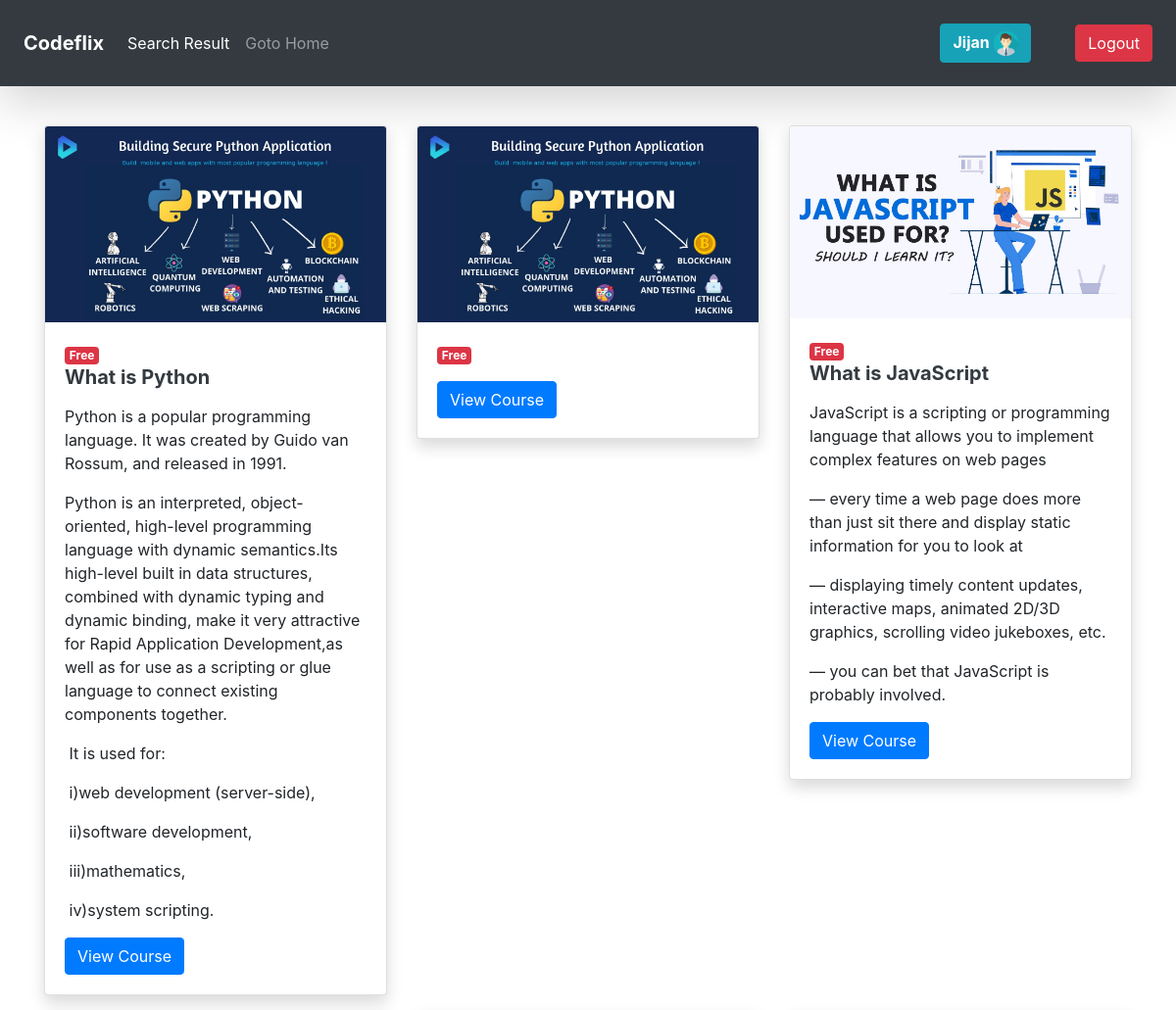
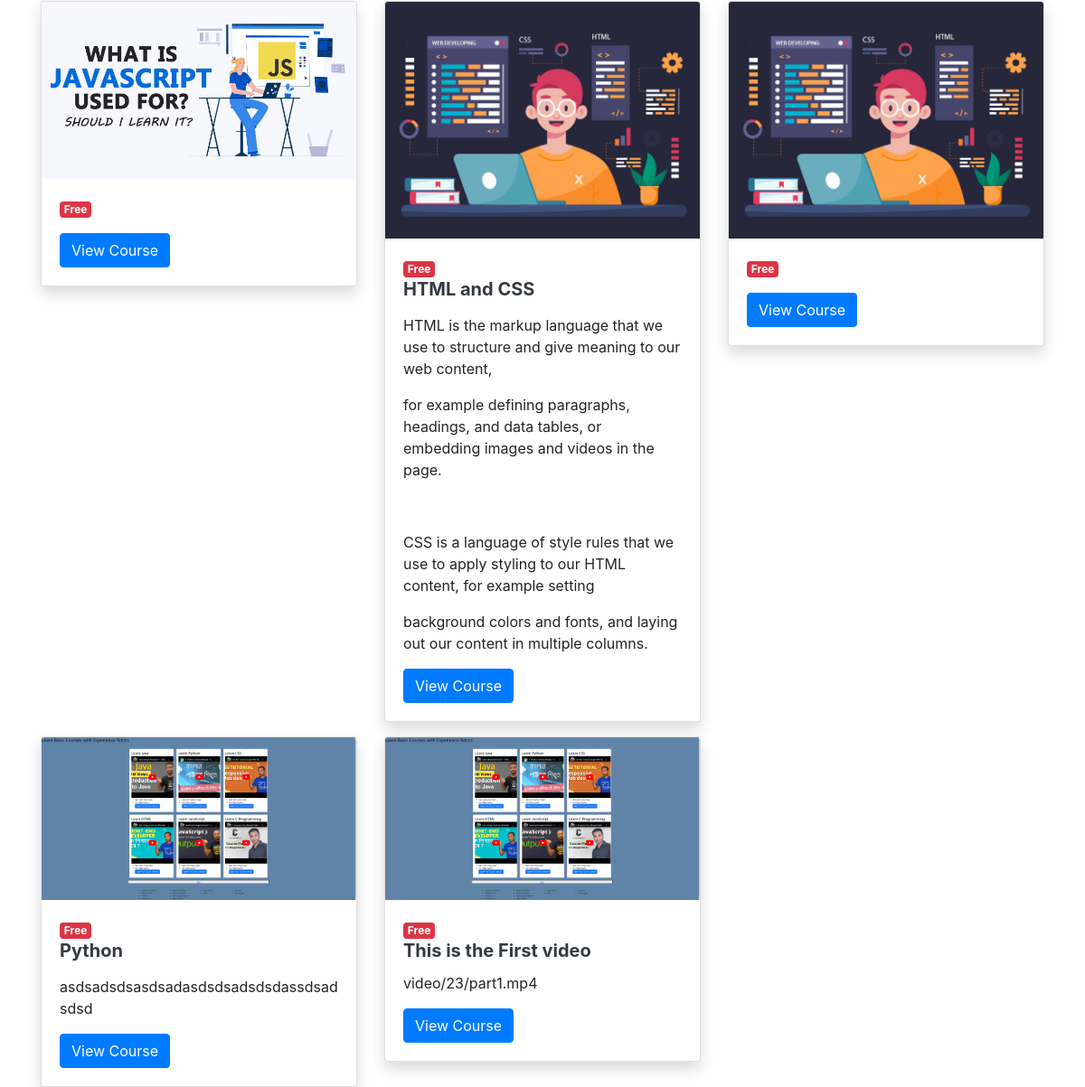
The page /Tutorial/ (signed in) on the database its author committed (2 pictures, top to bottom).
### Codeflix/models.py (models this page shows, shortened)
class Course(models.Model):
    title = models.CharField(max_length=100)
    course_description = RichTextField()
    is_premium = models.BooleanField(default=False)
    course_image = models.ImageField(upload_to="course")
    slug = models.SlugField(blank=True)
    caption = models.CharField(max_length=100)
    video = models.FileField(upload_to="video/%y")
    def __str__(self):
        return self.title

### Codeflix/views.py (the view)
# urls.py: path('Tutorial/',views.Tutorial,name='Tutorial'),
def Tutorial(request):
    course = Course.objects.all()
    context = {'course': course}
    print(context)
    return render(request, 'Tutorial.html' , context)

### Codeflix/templates/Tutorial.html
{% extends "base.html" %}
{% block start %}
    <div class="container mt-4">
        <div class="row">
            {% for c in course %}
            <div class="col-lg-4 mt-3">
                <div class="card shadow">
                    <img src="/media/{{c.course_image}}" class="card-img-top" alt="...">
                    <div class="card-body">
                        {% if c.is_premium %}
                        <span class="badge badge-success">Premium</span>
                        {% else %}
                        <span class="badge badge-danger">Free</span>
                        {% endif %}
                      <a href=""><h5 class="card-title text-dark"><b>{{c.title}}</b></h5></a>
                      <p class="card-text">{{c.course_description |safe}}</p>
                      <a href="" class="btn btn-primary">View Course</a>
                    </div>
                </div>
            </div>
            <div class="col-lg-4 mt-3">
                <div class="card shadow">
                    <img src="/media/{{c.course_image}}" class="card-img-top" alt="...">
                    <div class="card-body">
                        {% if c.is_premium %}
                        <span class="badge badge-success">Premium</span>
                        {% else %}
                        <span class="badge badge-danger">Free</span>
                        {% endif %}
                      <a href=""><h5 class="card-title text-dark"><b>{{c.caption}}</b></h5></a>
                      <p class="card-text">{{c.video |safe}}</p>
                      <a href="" class="btn btn-primary">View Course</a>
                    </div>
                </div>
            </div>
            {% endfor %}
        </div>
    </div>
{% endblock %}

### Codeflix/templates/base.html (shortened to what this page needs)
{% load static %}
<!DOCTYPE html>
<html lang="en">
<head>
    <link rel="stylesheet" href="https://stackpath.bootstrapcdn.com/bootstrap/4.4.1/css/bootstrap.min.css">
</head>
<body>
    <nav class="navbar navbar-expand-lg navbar-dark bg-dark shadow-lg p-4">
        <a class="navbar-brand" href="/"><b>Code<span>flix</span></b></a>
        <div class="collapse navbar-collapse" id="navbarColor01">
          <ul class="navbar-nav mr-auto">
            <li class="nav-item active">
              <a class="nav-link" href="#">Search Result<span class="sr-only">(current)</span></a>
            </li>
            <li class="nav-item">
              <a class="nav-link" href="{% url 'home' %}">Goto Home</a>
            </li>
          </ul>
          <button class="btn btn-info" type="button" id="dropdownMenuButton1" data-bs-toggle="dropdown" aria-expanded="false">
            <b>{{request.user}}</b>
            <img src="{% static 'images/user.png' %}" alt="User" title="User" width="25px">
          </button>
            <a href="{% url 'logout' %}" class="btn btn-danger">Logout</a>
        </div>
      </nav>
    {% block start %}
    {% endblock %}
</body>
</html>

### rows shown on the page
Course: course_image (picture), is_premium "Free", title "What is Python", course_description "Python is a popular programming language. It was created by Guido van Rossum, and released in 1991. Python is an interpreted, object-oriented, high-level programming language with dynamic semantics.Its high-level built in data structures, combined with dynamic typing and dynamic binding, make it very attractive for Rapid Application Development,as well as for use as a scripting or glue language to connect existing components together. It is used for: i)web development (server-side), ii)software development, iii)mathematics, iv)system scripting."
Course: course_image (picture), is_premium "Free", title "What is JavaScript", course_description "JavaScript is a scripting or programming language that allows you to implement complex features on web pages — every time a web page does more than just sit there and display static information for you to look at — displaying timely content updates, interactive maps, animated 2D/3D graphics, scrolling video jukeboxes, etc. — you can bet that JavaScript is probably involved."
Course: course_image (picture), is_premium "Free", title "HTML and CSS", course_description "HTML is the markup language that we use to structure and give meaning to our web content, for example defining paragraphs, headings, and data tables, or embedding images and videos in the page. CSS is a language of style rules that we use to apply styling to our HTML content, for example setting background colors and fonts, and laying out our content in multiple columns."
Course: course_image (picture), is_premium "Free", title "Python", course_description "asdsadsdsasdsadasdsdsadsdsdassdsadsdsd", caption "This is the First video", video "video/23/part1.mp4"

### other values the page prints
{{ request.user }} "Jijan"
